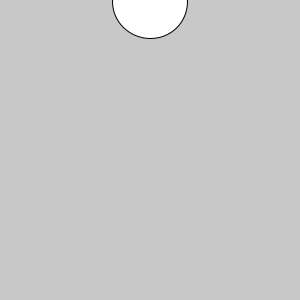
Frame 1 (no input)
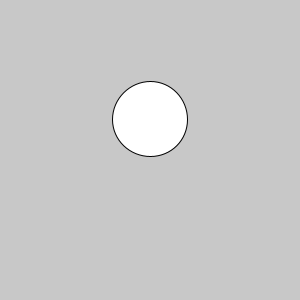
Frame 60 (the mouse pressed at the canvas centre just before this capture)
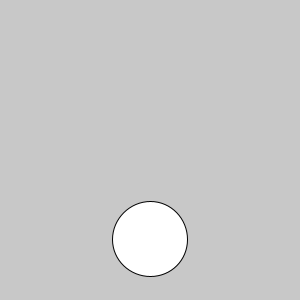
Frame 120 (the mouse held since frame 60 and released just before this capture)

The Processing sketch that drew these frames (run headless with seeded random() and noise(); from frame 60 on, the mouse is pressed at the canvas centre):

// Processing sketch: circle_moving_down
// ── circle_moving_down.pde
//circle moving down
int y;
void setup(){
  size(300,300);
  y=1;
}
void draw(){
  background(200);
  ellipse(150,y,75,75);
  y=y+2;
  if (y>350){
    y=-50;
  }
}
